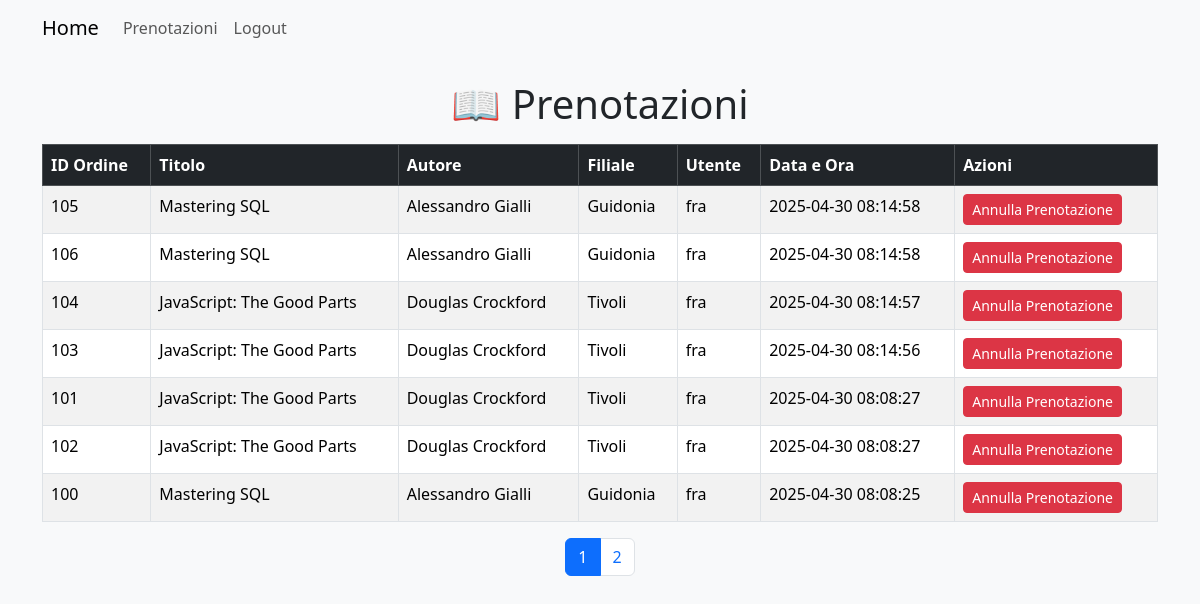
/annullo.php (signed in), run on the app's committed database.
### tables this page shows
CREATE TABLE `storico_prenotazioni` (
  `id` int NOT NULL,
  `id_libro` int NOT NULL,
  `data_ora` timestamp NULL DEFAULT CURRENT_TIMESTAMP,
  `id_filiale` int NOT NULL DEFAULT '0',
  `restituito` tinyint NOT NULL DEFAULT '0',
  `id_utente` int NOT NULL
);

CREATE TABLE `libri` (
  `id` int NOT NULL,
  `titolo` varchar(255) NOT NULL,
  `autore` varchar(255) NOT NULL,
  `anno` int NOT NULL
);

CREATE TABLE `bibliotecaL` (
  `id` int NOT NULL,
  `filiale` varchar(100) DEFAULT NULL,
  `cap` varchar(10) DEFAULT NULL,
  `indirizzo` varchar(255) DEFAULT NULL
);

CREATE TABLE `utenti` (
  `id` int NOT NULL,
  `username` varchar(50) NOT NULL,
  `password` varchar(255) NOT NULL,
  `permessi` int DEFAULT NULL
);

### annullo.php (the view, shortened to what this page needs)
<?php
include "connessione.php";
$records_per_page = 10;
$page = isset($_GET['page']) ? (int)$_GET['page'] : 1;
$start_from = ($page - 1) * $records_per_page;
$total_query = "SELECT COUNT(*) FROM storico_prenotazioni WHERE DATE(data_ora) = CURDATE()";
$total_result = $conn->query($total_query);
$total_books = $total_result->fetch_row()[0];
$total_pages = ceil($total_books / $records_per_page);
$query = "
    SELECT
        s.id AS ordine_id,
        s.id_libro,
        s.id_filiale,
        l.titolo,
        l.autore,
        b.filiale,
        u.username AS utente,
        s.data_ora,
        s.restituito
    FROM storico_prenotazioni s
    JOIN libri l ON s.id_libro = l.id
    JOIN bibliotecaL b ON s.id_filiale = b.id
    JOIN utenti u ON s.id_utente = u.id
    WHERE DATE(s.data_ora) = CURDATE()
    ORDER BY s.data_ora DESC
    LIMIT $start_from, $records_per_page
";
$result = $conn->query($query);
?>
<!DOCTYPE html>
<html lang="it">
<head>
  <link href="https://cdn.jsdelivr.net/npm/bootstrap@5.3.3/dist/css/bootstrap.min.css" rel="stylesheet">
</head>
<body class="bg-light">
<nav class="navbar navbar-expand-lg navbar-light bg-light">
  <div class="container">
    <a class="navbar-brand" href="index.php">Home</a>
    <div class="collapse navbar-collapse">
      <ul class="navbar-nav">
        <?php if ($_SESSION['role'] == 'admin'): ?>
          <li class="nav-item">
            <a class="nav-link" href="annullo.php">Prenotazioni</a>
          </li>
        <?php endif; ?>
        <li class="nav-item">
          <a class="nav-link" href="logout.php">Logout</a>
        </li>
      </ul>
    </div>
  </div>
</nav>
<div class="container mt-4">
  <h1 class="text-center mb-3">📖 Prenotazioni</h1>
  <table class="table table-bordered table-striped">
    <thead class="table-dark">
      <tr>
        <th>ID Ordine</th>
        <th>Titolo</th>
        <th>Autore</th>
        <th>Filiale</th>
        <th>Utente</th>
        <th>Data e Ora</th>
        <th>Azioni</th>
      </tr>
    </thead>
    <tbody>
    <?php if ($result->num_rows > 0): ?>
      <?php while ($row = $result->fetch_assoc()): ?>
        <tr>
          <td><?= $row['ordine_id'] ?></td>
          <td><?= htmlspecialchars($row['titolo']) ?></td>
          <td><?= htmlspecialchars($row['autore']) ?></td>
          <td><?= htmlspecialchars($row['filiale']) ?></td>
          <td><?= htmlspecialchars($row['utente']) ?></td>
          <td><?= $row['data_ora'] ?></td>
          <td>
            <?php if ($row['restituito'] == 0): ?>
            <form method="POST" action="annullo.php" class="d-inline">
              <button type="submit" class="btn btn-sm btn-danger">Annulla Prenotazione</button>
            </form>
            <?php else: ?>
              <span class="text-muted">Prenotazione annullata</span>
            <?php endif; ?>
          </td>
        </tr>
      <?php endwhile; ?>
    <?php else: ?>
      <tr><td colspan="7" class="text-center">Nessuna prenotazione trovata per oggi.</td></tr>
    <?php endif; ?>
    </tbody>
</table>
  <nav>
    <ul class="pagination justify-content-center">
      <?php for ($i = 1; $i <= $total_pages; $i++): ?>
        <li class="page-item <?= $i === $page ? 'active' : '' ?>">
          <a class="page-link" href="?page=<?= $i ?>"><?= $i ?></a>
        </li>
      <?php endfor; ?>
    </ul>
  </nav>
</div>
</body>
</html>

### data on the page
storico_prenotazioni: id "105", id_libro.titolo "Mastering SQL", id_libro.autore "Alessandro Gialli", bibliotecal.filiale "Guidonia", utenti.username "fra", data_ora "2025-04-30 08:14:58"
storico_prenotazioni: id "106", id_libro.titolo "Mastering SQL", id_libro.autore "Alessandro Gialli", bibliotecal.filiale "Guidonia", utenti.username "fra", data_ora "2025-04-30 08:14:58"
storico_prenotazioni: id "104", id_libro.titolo "JavaScript: The Good Parts", id_libro.autore "Douglas Crockford", bibliotecal.filiale "Tivoli", utenti.username "fra", data_ora "2025-04-30 08:14:57"
storico_prenotazioni: id "103", id_libro.titolo "JavaScript: The Good Parts", id_libro.autore "Douglas Crockford", bibliotecal.filiale "Tivoli", utenti.username "fra", data_ora "2025-04-30 08:14:56"
storico_prenotazioni: id "101", id_libro.titolo "JavaScript: The Good Parts", id_libro.autore "Douglas Crockford", bibliotecal.filiale "Tivoli", utenti.username "fra", data_ora "2025-04-30 08:08:27"
storico_prenotazioni: id "102", id_libro.titolo "JavaScript: The Good Parts", id_libro.autore "Douglas Crockford", bibliotecal.filiale "Tivoli", utenti.username "fra", data_ora "2025-04-30 08:08:27"
storico_prenotazioni: id "100", id_libro.titolo "Mastering SQL", id_libro.autore "Alessandro Gialli", bibliotecal.filiale "Guidonia", utenti.username "fra", data_ora "2025-04-30 08:08:25"
